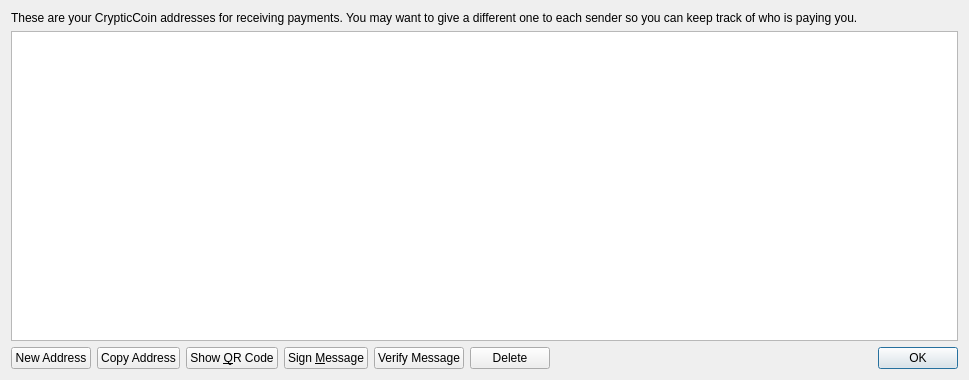
<?xml version="1.0" encoding="UTF-8"?>
<ui version="4.0">
 <class>AddressBookPage</class>
 <widget class="QWidget" name="AddressBookPage">
  <property name="geometry">
   <rect>
    <x>0</x>
    <y>0</y>
    <width>969</width>
    <height>380</height>
   </rect>
  </property>
  <property name="windowTitle">
   <string>Address Book</string>
  </property>
  <layout class="QVBoxLayout" name="verticalLayout">
   <item>
    <widget class="QLabel" name="labelExplanation">
     <property name="text">
      <string>These are your CrypticCoin addresses for receiving payments. You may want to give a different one to each sender so you can keep track of who is paying you.</string>
     </property>
     <property name="textFormat">
      <enum>Qt::PlainText</enum>
     </property>
     <property name="wordWrap">
      <bool>true</bool>
     </property>
    </widget>
   </item>
   <item>
    <widget class="QTableView" name="tableView">
     <property name="contextMenuPolicy">
      <enum>Qt::CustomContextMenu</enum>
     </property>
     <property name="toolTip">
      <string>Double-click to edit address or label</string>
     </property>
     <property name="styleSheet">
      <string notr="true"/>
     </property>
     <property name="tabKeyNavigation">
      <bool>false</bool>
     </property>
     <property name="alternatingRowColors">
      <bool>true</bool>
     </property>
     <property name="selectionMode">
      <enum>QAbstractItemView::SingleSelection</enum>
     </property>
     <property name="selectionBehavior">
      <enum>QAbstractItemView::SelectRows</enum>
     </property>
     <property name="sortingEnabled">
      <bool>true</bool>
     </property>
     <attribute name="verticalHeaderVisible">
      <bool>false</bool>
     </attribute>
    </widget>
   </item>
   <item>
    <layout class="QHBoxLayout" name="horizontalLayout">
     <item>
      <widget class="QPushButton" name="newAddressButton">
       <property name="toolTip">
        <string>Create a new address</string>
       </property>
       <property name="styleSheet">
        <string notr="true"/>
       </property>
       <property name="text">
        <string>New Address</string>
       </property>
      </widget>
     </item>
     <item>
      <widget class="QPushButton" name="copyToClipboard">
       <property name="toolTip">
        <string>Copy the currently selected address to the system clipboard</string>
       </property>
       <property name="styleSheet">
        <string notr="true"/>
       </property>
       <property name="text">
        <string>Copy Address</string>
       </property>
      </widget>
     </item>
     <item>
      <widget class="QPushButton" name="showQRCode">
       <property name="styleSheet">
        <string notr="true"/>
       </property>
       <property name="text">
        <string>Show &amp;QR Code</string>
       </property>
      </widget>
     </item>
     <item>
      <widget class="QPushButton" name="signMessage">
       <property name="toolTip">
        <string>Sign a message to prove you own a CrypticCoin address</string>
       </property>
       <property name="styleSheet">
        <string notr="true"/>
       </property>
       <property name="text">
        <string>Sign &amp;Message</string>
       </property>
      </widget>
     </item>
     <item>
      <widget class="QPushButton" name="verifyMessage">
       <property name="toolTip">
        <string>Verify a message to ensure it was signed with a specified CrypticCoin address</string>
       </property>
       <property name="styleSheet">
        <string notr="true"/>
       </property>
       <property name="text">
        <string>Verify Message</string>
       </property>
      </widget>
     </item>
     <item>
      <widget class="QPushButton" name="deleteButton">
       <property name="toolTip">
        <string>Delete the currently selected address from the list</string>
       </property>
       <property name="styleSheet">
        <string notr="true"/>
       </property>
       <property name="text">
        <string>Delete</string>
       </property>
      </widget>
     </item>
     <item>
      <spacer name="horizontalSpacer">
       <property name="orientation">
        <enum>Qt::Horizontal</enum>
       </property>
       <property name="sizeHint" stdset="0">
        <size>
         <width>40</width>
         <height>20</height>
        </size>
       </property>
      </spacer>
     </item>
     <item>
      <widget class="QDialogButtonBox" name="buttonBox">
       <property name="sizePolicy">
        <sizepolicy hsizetype="Maximum" vsizetype="Fixed">
         <horstretch>0</horstretch>
         <verstretch>0</verstretch>
        </sizepolicy>
       </property>
       <property name="styleSheet">
        <string notr="true"/>
       </property>
       <property name="standardButtons">
        <set>QDialogButtonBox::Ok</set>
       </property>
      </widget>
     </item>
    </layout>
   </item>
  </layout>
 </widget>
 <resources>
  <include location="../bitcoin.qrc"/>
 </resources>
 <connections/>
</ui>
